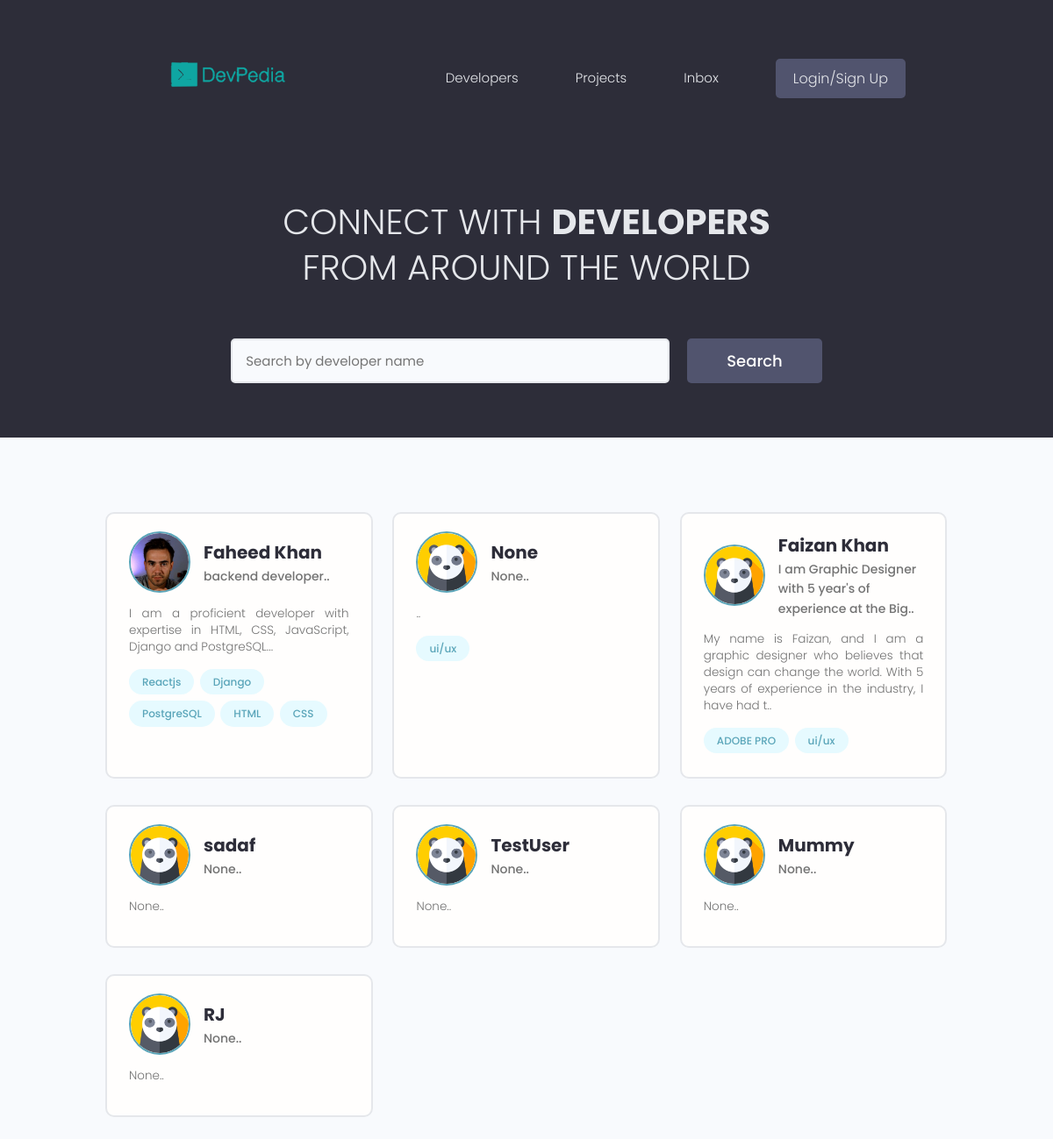
Before: / with the older database file.
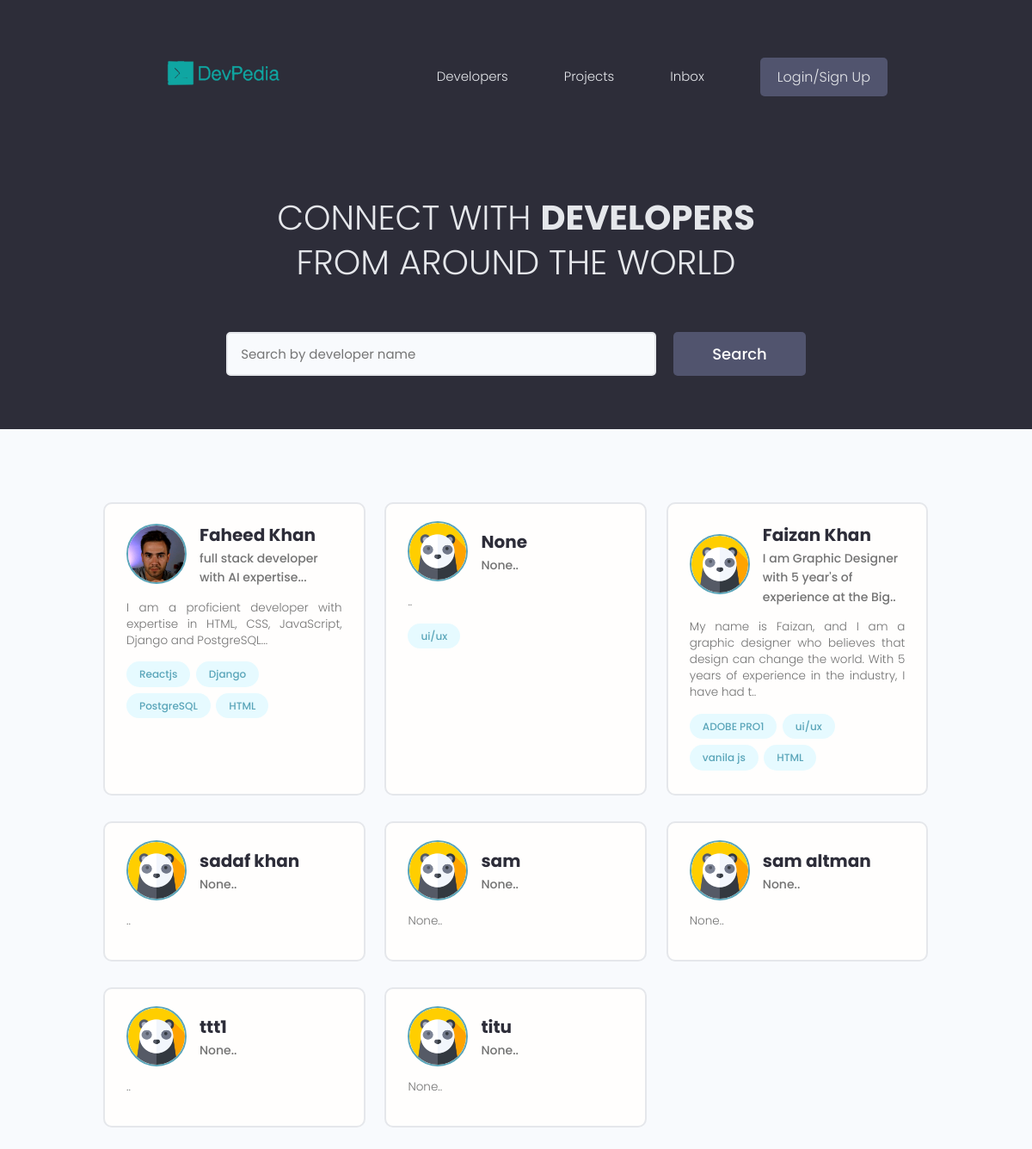
After: the same page with the newer database file.
### users/models.py (models this page shows, shortened)
class Profile(models.Model):
    user=models.OneToOneField(User,on_delete=models.CASCADE,null=True,blank=True)
    name=models.CharField(max_length=200,blank=True,null=True)
    email=models.EmailField(max_length=500,blank=True,null=True)
    username=models.CharField(max_length=200,blank=True,null=True)
    location=models.CharField(max_length=200,blank=True,null=True)
    short_intro=models.CharField(max_length=200,blank=True,null=True)
    bio=models.TextField(blank=True,null=True)
    Profile_image=models.ImageField(null=True,blank=True,upload_to='profiles/',default='profiles/panda.png')
    social_github=models.CharField(max_length=300,blank=True,null=True)
    social_twitter=models.CharField(max_length=300,blank=True,null=True)
    social_linkedin=models.CharField(max_length=300,blank=True,null=True)
    social_website=models.CharField(max_length=300,blank=True,null=True)
    created=models.DateTimeField(auto_now_add=True)
    id=models.UUIDField(default=uuid.uuid4,unique=True,
                        primary_key=True,editable=False)

class Skill(models.Model):
    owner=models.ForeignKey(Profile,on_delete=models.CASCADE,null=True,blank=True)#foreign key
    name=models.CharField(max_length=200,blank=True,null=True)
    description=models.TextField(null=True,blank=True)
    created=models.DateTimeField(auto_now_add=True)
    id=models.UUIDField(default=uuid.uuid4,unique=True,
                        primary_key=True,editable=False)
    def __str__(self):
        return self.name
    """1. Understanding the Reverse Relationship

     When you define owner = models.ForeignKey(Profile, ...) in the Skill model,
     Django creates a reverse relationship on the Profile model.
     By default, the name of this reverse relationship is skill_set (the model name in lowercase, followed by _set).

     2. Accessing Skills from a Profile Object
     To access the skills associated with a specific Profile object,
     profile=Profile.object.filter(name='Faheed Khan')        ->profile object
     you can use profile.skill_set.all(). This will return a
     queryset containing all Skill objects that have the given Profile as their owner.
   """

### users/views.py (the view)
# urls.py: path('',views.profiles,name='profiles'),
def profiles(request):
    profiles=Profile.objects.all()
    context={
        'profiles':profiles
    }
    return render(request,'users/profiles.html',context)

### users/templates/users/profiles.html (shortened to what this page needs)
{% extends 'main.html' %}
{%block content%}
<main class="home">
    <section class="hero-section text-center">
      <div class="container container--narrow">
        <div class="hero-section__box">
          <h2>CONNECT WITH <span>DEVELOPERS</span></h2>
          <h2>FROM AROUND THE WORLD</h2>
        </div>
        <div class="hero-section__search">
          <form class="form" action="#" method="get">
            <div class="form__field">
              <input class="input input--text" id="formInput#search" type="text" name="text"
                placeholder="Search by developer name" />
            </div>
            <input class="btn btn--sub btn--lg" type="submit" value="Search" />
          </form>
        </div>
      </div>
    </section>
    <section class="devlist">
      <div class="container">
        <div class="grid grid--three">
            {% for profile in profiles %}
          <div class="column card">
            <div class="dev">
              <a href="{%url 'user-profile' profile.id%}" class="card__body">
                <div class="dev__profile">
                  <img class="avatar avatar--md" src="{{profile.Profile_image.url}}" alt="image" >
                  <div class="dev__meta">
                    <h3>{{profile.name}}</h3>
                    <h5>{{profile.short_intro|slice:"60"}}..</h5>
                  </div>
                </div>
                <p class="dev__info">
                 {{profile.bio|slice:"150"}}..
                </p>
                <div class="dev__skills">
                    {% for skill in profile.skill_set.all|slice:"5" %}
                  <span class="tag tag--pill tag--main">
                    <small>{{skill}}</small>
                  </span>
                    {% endfor %}
                </div>
              </a>
            </div>
          </div>
          {% endfor %}
          </div>
        </div>
    </section>
  </main>
{%endblock content%}

### templates/main.html (shortened to what this page needs)
{% load static %}
<!DOCTYPE html>
<html>
    <head>
        <link rel="stylesheet" href="https://cdn.iconmonstr.com/1.3.0/css/iconmonstr-iconic-font.min.css" />
        <link rel="stylesheet" href="{% static 'uikit/styles/uikit.css' %}" />
        <link rel="stylesheet" href="{% static 'styles/app.css' %}" />
        <link rel="stylesheet" href="https://cdn.jsdelivr.net/npm/bootstrap-icons@1.10.2/font/bootstrap-icons.css" />
    </head>
    <body>
        {% include 'navbar.html' %}
        {% block content %}
        {% endblock content %}
    </body>
</html>

### templates/navbar.html (shortened to what this page needs)
{% load static%}
<header class="header">
    <div class="container container--narrow">
      <a href="{% url 'profiles'%}" class="header__logo">
        <img src="{% static 'images/new_logo.svg' %}" alt="DevSearch Logo" />
      </a>
      <nav class="header__nav">
        <ul class="header__menu">
          <li class="header__menuItem"><a href="{%url 'profiles'%}">Developers</a></li>
          <li class="header__menuItem"><a href="{% url 'projects'%}">Projects</a></li>
          <li class="header__menuItem"><a href="">Inbox</a></li>
          {%if request.user.is_authenticated%}
          <li class="header__menuItem"><a href="{% url 'account' %}" class="btn btn--sub">Account</a></li>
          <li class="header__menuItem"><a href="{%url 'logout' %}" class="btn btn--sub">Logout</a></li>
          {%else%}
          <li class="header__menuItem"><a href="{%url 'login' %}" class="btn btn--sub">Login/Sign Up</a></li>
          {%endif%}
        </ul>
      </nav>
    </div>
  </header>

### static/styles/app.css (style rules this page uses)
:root { --color-sub: #2d2d39; }
.btn--sub { background-color: var(--color-sub-light); }
.card { border: 2px solid var(--color-light); }
img { width: 100%; }
.header { position: sticky; z-index: 111; background-color: var(--color-sub); padding: 1.5rem 0; }
.header > .container { display: flex; justify-content: space-between; align-items: center; }
.header__logo > img { height: 14rem; }
.header__nav > ul { display: inline-flex; align-items: center; list-style: none; gap: 6.5rem; }
.header__menuItem > a { color: var(--color-light); font-weight: 300; }
.hero-section { height: 40vh; display: flex; align-items: center; background-color: var(--color-sub); }
.hero-section__box { margin-bottom: 4rem; }
.hero-section__box > h2, .hero-section__box > h2 > span { font-size: 4rem; color: var(--color-light); line-height: 1.3; text-transform: uppercase; }
.hero-section__box > h2 { font-weight: 300; }
.hero-section__box > h2 > span { font-weight: 700; }
.hero-section__search > .form { display: flex; align-items: center; justify-content: center; gap: 2rem; }
.hero-section__search > .form input.input--text { width: 50rem; }
.devlist { margin-top: 8rem; }
.devlist .grid { align-items: stretch; }
.devlist .dev .dev__profile { display: flex; align-items: center; gap: 1.5rem; }
.devlist .dev .dev__meta h3 { color: var(--color-sub); font-size: 2rem; font-weight: 700; }
.devlist .dev .dev__meta h5 { color: var(--color-text); font-size: 1.4rem; font-weight: 500; }
.devlist .dev .dev__info { margin: 1.5rem 0; font-size: 1.35rem; line-height: 1.4; text-align: justify; }

### static/uikit/styles/modules/_variables.css (style rules this page uses)
:root { --color-main: #5aa5b9; --color-main-light: #e6faff; --color-sub: #3f4156; --color-sub-light: #51546e; --color-sub-lighter: #ededfd; --color-text: #737373; --color-gray: #8b8b8b; --color-light: #e5e7eb; --color-light-gray: #767676; --color-bg: #f8fafd; --color-white: #fffefd; --color-white-light: #f3f3f3; --color-success: #359e64; --color-success-bg: #def8e8; --color-error: #fc4b0b; --color-error-bg: #fff2ee; --font-base: 'Poppins', arial, helvetica, 'Segoe UI', roboto, ubuntu, sans-serif; --font-monospace: 'Fira Code', 'Courier New', courier, monospace; --font-regular: 300; --font-medium: 500; --font-bold: 700; --generic-shadow: 1px 1px 5px #00000010; --generic-transition: all 0.3s ease-in-out; }

### static/uikit/styles/modules/_base.css (style rules this page uses)
* { margin: 0; padding: 0; box-sizing: border-box; text-rendering: optimizeLegibility; color: inherit; font-size: inherit; }
html { font-size: 50%; }
@media only screen and (min-width: 480px) { html { font-size: 56.25%; } }
@media only screen and (min-width: 1200px) { html { font-size: 62.5%; } }
body { line-height: 1.6; font-weight: 400; font-size: 1.5rem; color: var(--color-text); background-color: var(--color-bg); min-height: 100vh; }

### static/uikit/styles/modules/_typography.css (style rules this page uses)
* { font-family: var(--font-base); }
h2 { font-size: 3.6rem; font-weight: var(--font-bold); }
h3 { font-size: 3.2rem; font-weight: var(--font-medium); }
h5 { font-size: 2.4rem; font-weight: var(--font-medium); }
h5, h6 { font-weight: var(--font-regular); }
p, span, strong { font-size: 1.6rem; color: var(--color-text); font-weight: var(--font-regular); }
a { padding-bottom: 2px; text-decoration: none; display: inline-block; color: var(--color-main); font-weight: var(--font-medium); }

### static/uikit/styles/modules/_utilities.css (style rules this page uses)
.container { width: 92%; max-width: 165rem; margin: 0 auto; box-sizing: border-box; }
.container--narrow { width: 92%; max-width: 120rem; }
@media screen and (min-width: 1000px) { .container { width: 90%; } }
@media screen and (min-width: 1000px) { .container--narrow { width: 85%; } }
@media screen and (min-width: 1200px) { .container { width: 80%; } }
@media screen and (min-width: 1200px) { .container--narrow { width: 72%; } }
.text-center { text-align: center; }

### static/uikit/styles/modules/_avatar.css (style rules this page uses)
.avatar { border-radius: 50%; border: 2px solid var(--color-main); object-fit: cover; }
.avatar--md { height: 7rem; width: 7rem; }

### static/uikit/styles/modules/_button.css (style rules this page uses)
.btn { display: inline-block; position: relative; cursor: pointer; background-color: var(--color-light); font-weight: var(--font-medium); color: var(--color-sub); text-decoration: none; padding: 1rem 2rem; border-radius: 0.5rem; border: none; width: -webkit-fit-content; width: -moz-fit-content; width: fit-content; height: -webkit-fit-content; height: -moz-fit-content; height: fit-content; font-size: 1.6rem; outline-width: 0; outline-color: transparent; -webkit-backface-visibility: hidden; backface-visibility: hidden; transition: all 0.3s ease-in-out; }
.btn--sub { background-color: var(--color-sub); color: var(--color-white); }
.btn--lg { font-size: 1.8rem; padding: 1.2rem 4.5rem; }

Changed rows visible on the page:
removed Skill: name "CSS", shown under Profile "Faheed Khan"
removed Profile: Profile_image (picture), name "TestUser", short_intro "None", bio "None"
removed Profile: Profile_image (picture), name "Mummy", short_intro "None", bio "None"
removed Profile: Profile_image (picture), name "RJ", short_intro "None", bio "None"
changed Profile "Faheed Khan": short_intro "backend developer" → "full stack developer with AI expertise."
changed Skill: name "ADOBE PRO" → "ADOBE PRO1"
added Skill: name "vanila js", shown under Profile "Faizan Khan"
added Skill: name "HTML", shown under Profile "Faizan Khan"
changed Profile: name "sadaf" → "sadaf khan"; bio "None" → (not shown)
added Profile: Profile_image (picture), name "sam", short_intro "None", bio "None"
added Profile: Profile_image (picture), name "sam altman", short_intro "None", bio "None"
added Profile: Profile_image (picture), name "ttt1", short_intro "None"
added Profile: Profile_image (picture), name "titu", short_intro "None", bio "None"
